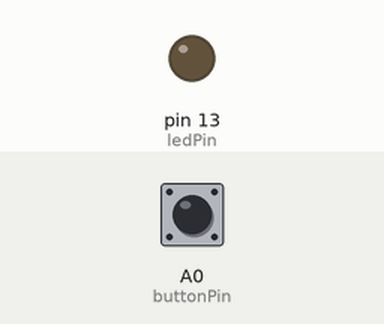
This sketch was run on a simulated Arduino Uno, built with avr-gcc and run on an emulated ATmega328P. Shown: output pins drawn as LEDs (lit = HIGH). The inputs (shaded band) are chosen by the test bench; at power-on: A0 (buttonPin) LOW.

Above: at 1.2 s.
1.3 s: A0 (buttonPin) pulled HIGH for 0.15 s
At 1.37 s:
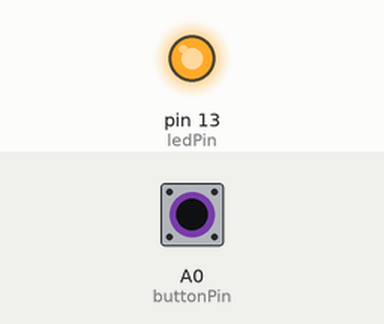
2.9 s: A0 (buttonPin) pulled HIGH for 3.2 s
At 6.8 s:
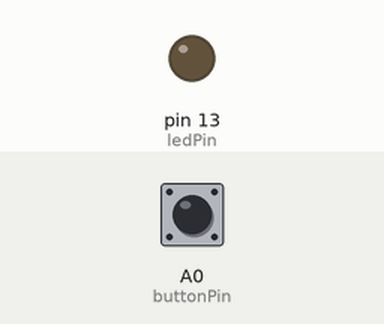
Timing chart, 0 to 8.3 s (numbered marks = the images above; inputs shaded):
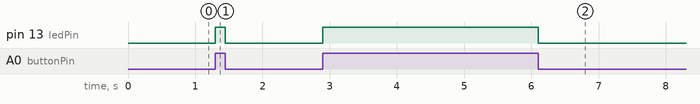

The sketch:

button.ino
```cpp
const int  buttonPin = A0;    // the pin that the pushbutton is attached to
const int ledPin = 13;
int buttonState=0;

void setup() {
  pinMode(buttonPin, INPUT);
  pinMode(ledPin, OUTPUT);
  Serial.begin(9600);
}

void loop() {
  buttonState=digitalRead(buttonPin);
  if(buttonState==1){
    digitalWrite(ledPin,HIGH);
    }else{
      digitalWrite(ledPin,LOW);
    }


}
```

Measured:
- after the input at 1.3 s, pin 13 (ledPin): LOW → HIGH at once, → LOW 0.15 s later
- after the input at 2.9 s, pin 13 (ledPin): LOW → HIGH at once, → LOW 3.2 s later
